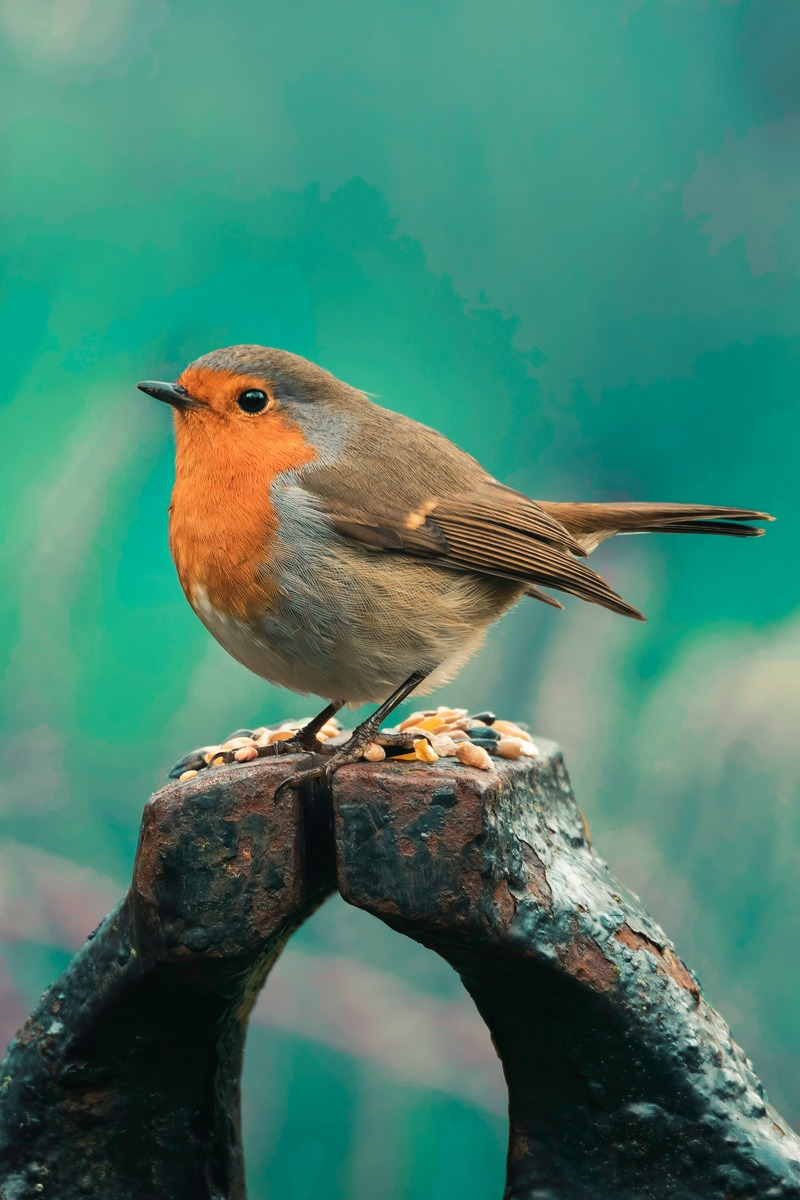
#> input picture day1/data/bird.jpg, 800 x 1200 px
$ python crop.py
#> lines starting #> are read from the running program, lines starting #| are printed output that depends on the picture
import os
import cv2

img = cv2.imread(os.path.join('.', 'data', 'bird.jpg'))
#> img is the input picture: shape (1200, 800, 3); mean B, G, R 108.8, 127.3, 72

print(img.shape)
#| (1200, 800, 3)

#images are just numpy arrays
cropped_img = img[200:500, 100:300]
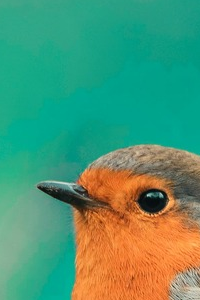
#> cropped_img: shape (300, 200, 3); mean B, G, R 113.9, 149.5, 81.1

cv2.imshow('crop', cropped_img)
cv2.waitKey(0)

$ run again, with day1/data/boats-in-lagoon-with-noise.jpg copied over day1/data/bird.jpg
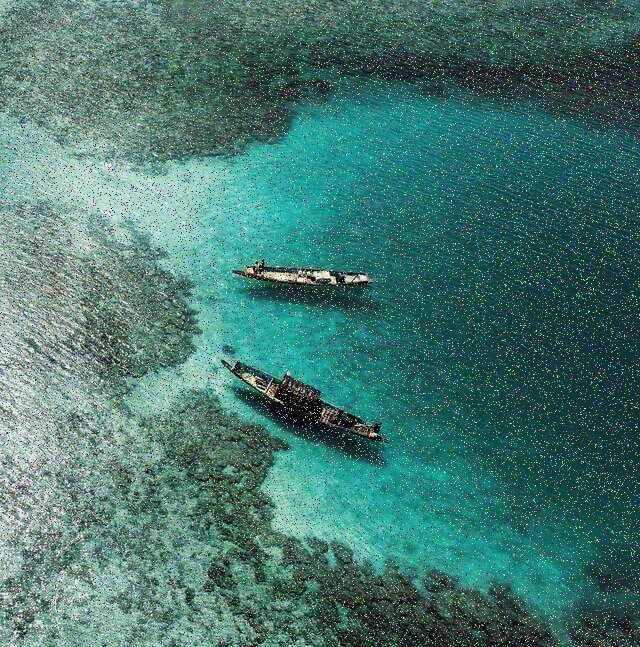
#> input picture day1/data/boats-in-lagoon-with-noise.jpg, 640 x 647 px
#> img is the input picture: shape (647, 640, 3); mean B, G, R 112.1, 119.5, 70.2
#| (647, 640, 3)
#> `cropped_img = img[200:500, 100:300]`:
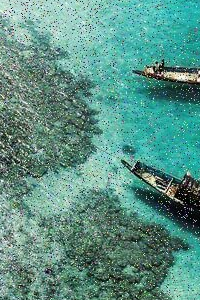
#> cropped_img: shape (300, 200, 3); mean B, G, R 134, 145.7, 91.4

$ run again, with day1/data/peacock.jpg copied over day1/data/bird.jpg
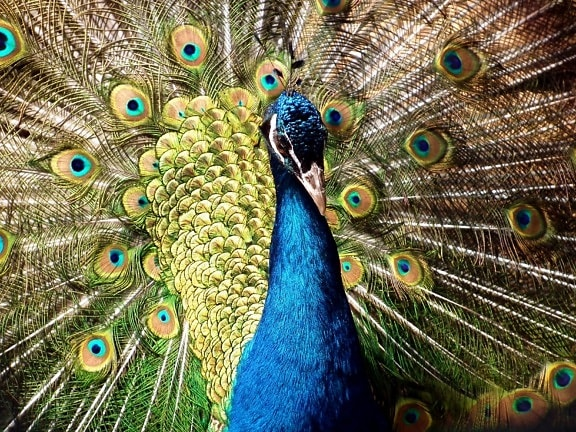
#> input picture day1/data/peacock.jpg, 576 x 432 px
#> img is the input picture: shape (432, 576, 3); mean B, G, R 82.7, 111.2, 111.4
#| (432, 576, 3)
#> `cropped_img = img[200:500, 100:300]`:
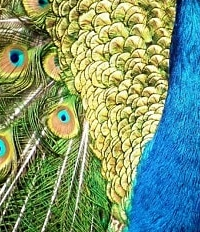
#> cropped_img: shape (232, 200, 3); mean B, G, R 116.9, 151.1, 121.6
